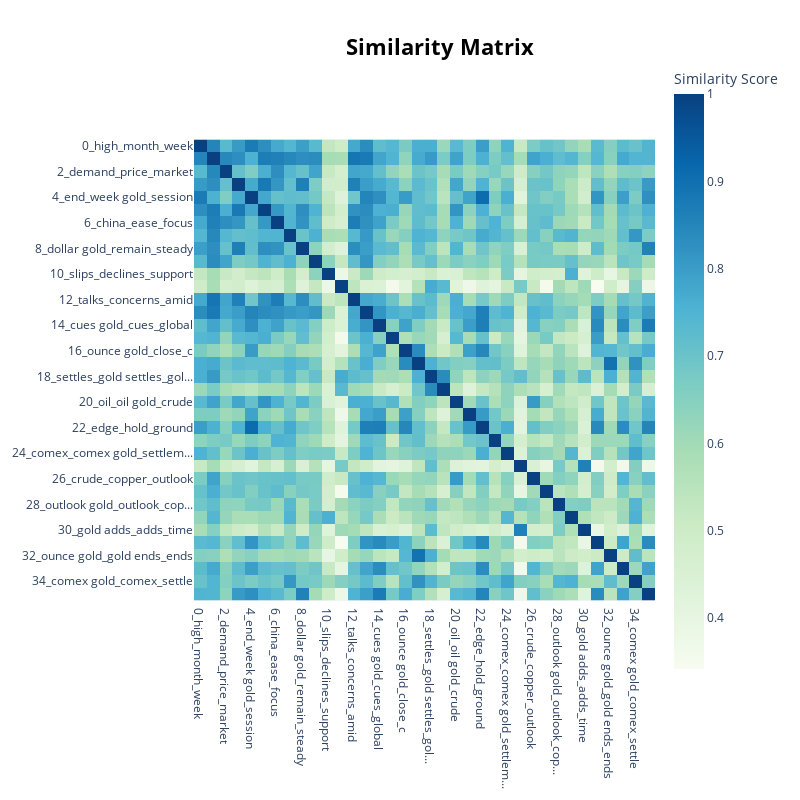

The notebook cell this image was saved under:
### Code cell
topic_model.visualize_heatmap()

### Figure 1 — Plotly figure (JSON) as saved in the notebook; plotly's stock layout.template omitted (floating-point values rounded to 4 significant figures; data arrays with more than 128 entries replaced by an {"elided": "..."} marker saying what was removed)
{"data": [{"coloraxis": "coloraxis", "hovertemplate": "x: %{x}<br>y: %{y}<br>Similarity Score: %{z}<extra></extra>", "name": "0", "type": "heatmap", "x": ["0_high_month_week", "1_global_demand_cues", "2_demand_price_market", "3_fed_rate_hike", "4_end_week gold_session", "5_data gold_data_report", "6_china_ease_focus", "7_gold trades_today_rate", "8_dollar gold_remain_steady", "9_profit_q_c", "10_slips_declines_support", "11_settle_gold slips_slips", "12_talks_concerns_amid", "13_shares_metals_prices gold", "14_cues gold_cues_global", "15_losses_extend_extends", "16_ounce gold_close_c", "17_ounce gold_closes_turns", "18_settles_gold settles_gol...", "19_gold settles_settles_set...", "20_oil_oil gold_crude", "21_gm_ease_silver futures", "22_edge_hold_ground", "23_spot gold_spot_new", "24_comex_comex gold_settlem...", "25_gold adds_vs_adds", "26_crude_copper_outlook", "27_investo_takes_record", "28_outlook gold_outlook_cop...", "29_sell_buy_comex", "30_gold adds_adds_time", "31_decline_cues gold_global", "32_ounce gold_gold ends_ends", "33_pulls_bullish_cues", "34_comex gold_comex_settle", "35_dollar gold_sharply_turn"], "xaxis": "x", "y": ["0_high_month_week", "1_global_demand_cues", "2_demand_price_market", "3_fed_rate_hike", "4_end_week gold_session", "5_data gold_data_report", "6_china_ease_focus", "7_gold trades_today_rate", "8_dollar gold_remain_steady", "9_profit_q_c", "10_slips_declines_support", "11_settle_gold slips_slips", "12_talks_concerns_amid", "13_shares_metals_prices gold", "14_cues gold_cues_global", "15_losses_extend_extends", "16_ounce gold_close_c", "17_ounce gold_closes_turns", "18_settles_gold settles_gol...", "19_gold settles_settles_set...", "20_oil_oil gold_crude", "21_gm_ease_silver futures", "22_edge_hold_ground", "23_spot gold_spot_new", "24_comex_comex gold_settlem...", "25_gold adds_vs_adds", "26_crude_copper_outlook", "27_investo_takes_record", "28_outlook gold_outlook_cop...", "29_sell_buy_comex", "30_gold adds_adds_time", "31_decline_cues gold_global", "32_ounce gold_gold ends_ends", "33_pulls_bullish_cues", "34_comex gold_comex_settle", "35_dollar gold_sharply_turn"], "yaxis": "y", "z": {"elided": "36x36 float values"}}], "layout": {"coloraxis": {"colorbar": {"title": {"text": "Similarity Score"}}, "colorscale": [[0, "rgb(247,252,240)"], [0.125, "rgb(224,243,219)"], [0.25, "rgb(204,235,197)"], [0.375, "rgb(168,221,181)"], [0.5, "rgb(123,204,196)"], [0.625, "rgb(78,179,211)"], [0.75, "rgb(43,140,190)"], [0.875, "rgb(8,104,172)"], [1, "rgb(8,64,129)"]]}, "height": 800, "hoverlabel": {"bgcolor": "white", "font": {"family": "Rockwell", "size": 16}}, "legend": {"title": {"text": "Trend"}}, "margin": {"t": 60}, "showlegend": true, "title": {"font": {"color": "Black", "size": 22}, "text": "<b>Similarity Matrix</b>", "x": 0.55, "xanchor": "center", "y": 0.95, "yanchor": "top"}, "width": 800, "xaxis": {"anchor": "y", "constrain": "domain", "domain": [0, 1], "scaleanchor": "y"}, "yaxis": {"anchor": "x", "autorange": "reversed", "constrain": "domain", "domain": [0, 1]}}}
